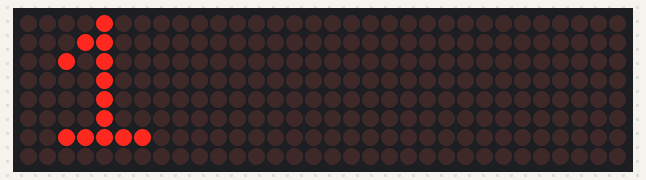
Bench run of a sketch on a simulated Arduino Mega 2560, built with avr-gcc and run on an emulated ATmega2560. On the bench: 32×8 LED matrix. Wiring (from diagram.json): 4 × MAX7219 LED driver: data pin 51; clock pin 52; CS pin 53.

Above: at 0.1 s.
At 0.6 s:
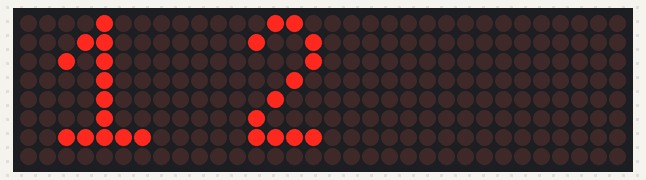
At 1.1 s:
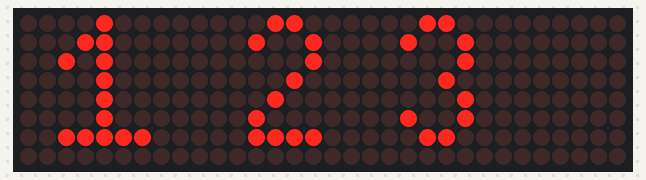
At 1.6 s:
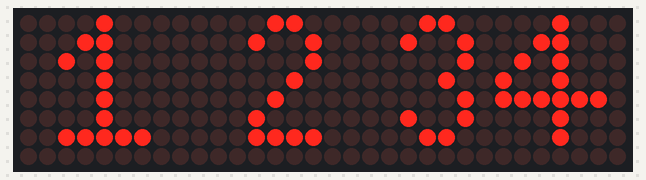

The sketch:

sketch.ino
```cpp
#define DDRB  (*(volatile char*)0x24)
#define PORTB (*(volatile char*)0x25)

#define LOAD 0
#define CLK  1
#define DIN  2

// Send to 4 cascaded MAX7219 chips
void max7219_send_all(unsigned char addr, unsigned char d1, unsigned char d2, unsigned char d3, unsigned char d4) {
  PORTB &= ~(1 << LOAD);  // Begin transmission

  unsigned char data[4] = { d1,d2,d3,d4 };

  for (char dev = 0; dev < 4; dev++) {
    // Send address
    for (int i = 7; i >= 0; i--) {
      PORTB &= ~(1 << CLK);
      if (addr & (1 << i)) PORTB |= (1 << DIN);
      else PORTB &= ~(1 << DIN);
      PORTB |= (1 << CLK);
    }

    // Send data
    for (int i = 7; i >= 0; i--) {
      PORTB &= ~(1 << CLK);
      if (data[dev] & (1 << i)) PORTB |= (1 << DIN);
      else PORTB &= ~(1 << DIN);
      PORTB |= (1 << CLK);
    }
  }

  PORTB |= (1 << LOAD);  // Latch all data
}

void max7219_init() {
  DDRB |= (1 << LOAD) | (1 << CLK) | (1 << DIN);  // Set as output

  for (int i = 0; i < 4; i++) {
    max7219_send_all(0x0F, 0x00, 0x00, 0x00, 0x00); // test mode off
    max7219_send_all(0x0C, 0x01, 0x01, 0x01, 0x01); // shutdown mode off
    max7219_send_all(0x0B, 0x07, 0x07, 0x07, 0x07); // scan all digits
    max7219_send_all(0x0A, 0x08, 0x08, 0x08, 0x08); // medium brightness
    max7219_send_all(0x09, 0x00, 0x00, 0x00, 0x00); // no decode
  }

  for (int i = 1; i <= 8; i++) {
    max7219_send_all(i, 0x00, 0x00, 0x00, 0x00);  // Clear all
  }
}

unsigned char digit1[8] = {
    0b00010000,
    0b00011000,
    0b00010100,
    0b00010000,
    0b00010000,
    0b00010000,
    0b01111100,
    0b00000000
};

unsigned char digit2[8] = {
    0b01100000,
    0b10010000,
    0b10000000,
    0b01000000,
    0b00100000,
    0b00010000,
    0b11110000,
    0b00000000
};

unsigned char digit3[8] = {
    0b01100000,
    0b10010000,
    0b10000000,
    0b01000000,
    0b10000000,
    0b10010000,
    0b01100000,
    0b00000000
};

unsigned char digit4[8] = {
    0b00010000,
    0b00011000,
    0b00010100,
    0b00010010,
    0b01111110,
    0b00010000,
    0b00010000,
    0b00000000
};

void setup() {
  max7219_init();

  // for (int row = 0; row < 8; row++) {

  //   max7219_send_all(row + 1,  digit1[row], digit2[row], digit3[row],digit4[row]);
  // }
  // for(volatile long long  i=0;i<1000000;i++);


   for (int row = 0; row < 8; row++) {

    max7219_send_all(row + 1, digit1[row], 0x00, 0x00, 0x00);
  }
  for(volatile long long  i=0;i<100000;i++);
  for (int row = 0; row < 8; row++) {

    max7219_send_all(row + 1, digit1[row],digit2[row], 0x00, 0x00);
  }
  for(volatile long long  i=0;i<100000;i++);
  for (int row = 0; row < 8; row++) {

    max7219_send_all(row + 1, digit1[row],digit2[row],digit3[row] ,0x00 );
  }
  for(volatile long long  i=0;i<100000;i++);
  for (int row = 0; row < 8; row++) {

    max7219_send_all(row + 1, digit1[row],digit2[row],digit3[row],digit4[row]);
  } ;
}


void loop() {
  // Do nothing
}
```

Measured:
- what the display in image 1 shows lasts 0.5 s, from 0.5 s to 1.0 s
